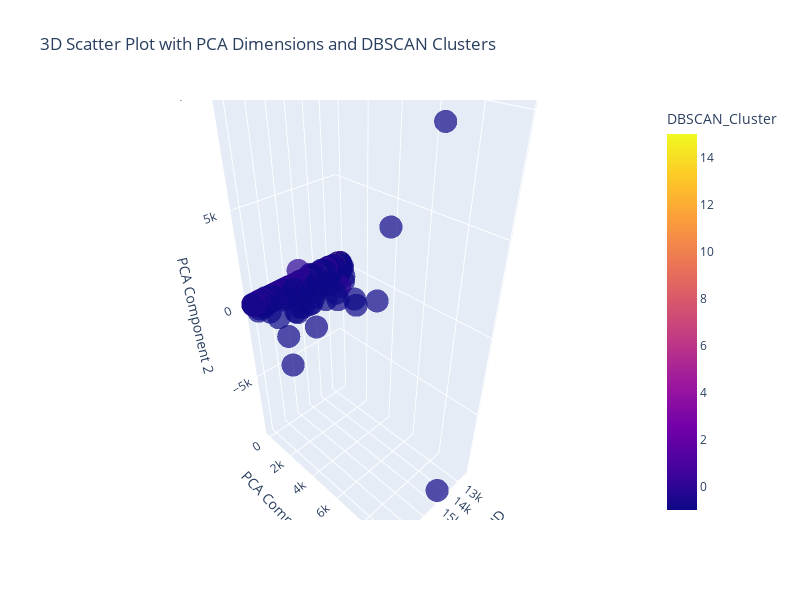

Source (notebook cell):
### Code cell
pca = PCA(n_components=2)
pca_components = pca.fit_transform(DBSCAN_Cluster_df2.drop(columns=["CustomerID"]))
pca_df = pd.DataFrame(pca_components, columns=["PCA1", "PCA2"])
pca_df['CustomerID'] = DBSCAN_Cluster_df2['CustomerID']
pca_df['DBSCAN_Cluster'] = DBSCAN_Cluster_df2['DBSCAN_Cluster']

distinct_colors = {
    -1: 'rgb(255, 0, 0)',    # Noise points in red
    0: 'rgb(0, 255, 0)',     # Cluster 0 in green
    1: 'rgb(0, 0, 255)',     # Cluster 1 in blue
    2: 'rgb(255, 165, 0)',   # Cluster 2 in orange
    3: 'rgb(255, 255, 0)',   # Cluster 3 in yellow
    4: 'rgb(75, 0, 130)',    # Cluster 4 in indigo
    5: 'rgb(255, 20, 147)',  # Cluster 5 in deep pink
    6: 'rgb(0, 128, 128)',   # Cluster 6 in teal
    7: 'rgb(255, 69, 0)',    # Cluster 7 in red-orange
    8: 'rgb(0, 255, 255)',   # Cluster 8 in cyan
    9: 'rgb(128, 0, 128)',   # Cluster 9 in purple
    10: 'rgb(0, 255, 127)',  # Cluster 10 in spring green
    11: 'rgb(255, 105, 180)',# Cluster 11 in hot pink
    12: 'rgb(100, 149, 237)',# Cluster 12 in cornflower blue
    13: 'rgb(218, 165, 32)', # Cluster 13 in goldenrod
    14: 'rgb(34, 139, 34)',  # Cluster 14 in forest green
}

fig = px.scatter_3d(pca_df, x='CustomerID', y='PCA1', z='PCA2', color='DBSCAN_Cluster', 
                    color_discrete_map=distinct_colors,
                    title="3D Scatter Plot with PCA Dimensions and DBSCAN Clusters",
                    labels={'CustomerID': 'Customer ID', 'PCA1': 'PCA Component 1', 'PCA2': 'PCA Component 2'},
                    opacity=0.7,  
                    size_max=10, 
                    width=800, height=600)  
fig.show()

### Figure 1 — Plotly figure (JSON) as saved in the notebook; plotly's stock layout.template omitted (floating-point values rounded to 4 significant figures; data arrays with more than 128 entries replaced by an {"elided": "..."} marker saying what was removed)
{"data": [{"hovertemplate": "Customer ID=%{x}<br>PCA Component 1=%{y}<br>PCA Component 2=%{z}<br>DBSCAN_Cluster=%{marker.color}<extra></extra>", "legendgroup": "", "marker": {"color": {"elided": "4380 int values"}, "coloraxis": "coloraxis", "opacity": 0.7, "symbol": "circle"}, "mode": "markers", "name": "", "scene": "scene", "showlegend": false, "type": "scatter3d", "x": {"elided": "4380 int values"}, "y": {"elided": "4380 float values"}, "z": {"elided": "4380 float values"}}], "layout": {"coloraxis": {"colorbar": {"title": {"text": "DBSCAN_Cluster"}}, "colorscale": [[0, "#0d0887"], [0.1111, "#46039f"], [0.2222, "#7201a8"], [0.3333, "#9c179e"], [0.4444, "#bd3786"], [0.5556, "#d8576b"], [0.6667, "#ed7953"], [0.7778, "#fb9f3a"], [0.8889, "#fdca26"], [1, "#f0f921"]]}, "height": 600, "legend": {"tracegroupgap": 0}, "scene": {"domain": {"x": [0, 1], "y": [0, 1]}, "xaxis": {"title": {"text": "Customer ID"}}, "yaxis": {"title": {"text": "PCA Component 1"}}, "zaxis": {"title": {"text": "PCA Component 2"}}}, "title": {"text": "3D Scatter Plot with PCA Dimensions and DBSCAN Clusters"}, "width": 800}}
